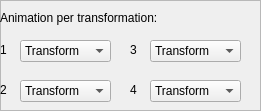
         <widget class="QFrame" name="animation_per_transformation">
          <property name="geometry">
           <rect>
            <x>190</x>
            <y>180</y>
            <width>261</width>
            <height>111</height>
           </rect>
          </property>
          <property name="frameShape">
           <enum>QFrame::StyledPanel</enum>
          </property>
          <property name="frameShadow">
           <enum>QFrame::Raised</enum>
          </property>
          <widget class="QLabel" name="animation_per_transformation_text">
           <property name="geometry">
            <rect>
             <x>0</x>
             <y>10</y>
             <width>181</width>
             <height>16</height>
            </rect>
           </property>
           <property name="text">
            <string>Animation per transformation:</string>
           </property>
           <property name="alignment">
            <set>Qt::AlignLeading|Qt::AlignLeft|Qt::AlignVCenter</set>
           </property>
          </widget>
          <widget class="QLabel" name="animation_trans1_text">
           <property name="geometry">
            <rect>
             <x>0</x>
             <y>40</y>
             <width>16</width>
             <height>20</height>
            </rect>
           </property>
           <property name="text">
            <string>1</string>
           </property>
           <property name="textFormat">
            <enum>Qt::PlainText</enum>
           </property>
           <property name="scaledContents">
            <bool>false</bool>
           </property>
           <property name="alignment">
            <set>Qt::AlignLeading|Qt::AlignLeft|Qt::AlignVCenter</set>
           </property>
          </widget>
          <widget class="QLabel" name="animation_trans2_text">
           <property name="geometry">
            <rect>
             <x>0</x>
             <y>80</y>
             <width>16</width>
             <height>20</height>
            </rect>
           </property>
           <property name="text">
            <string>2</string>
           </property>
           <property name="textFormat">
            <enum>Qt::PlainText</enum>
           </property>
           <property name="scaledContents">
            <bool>false</bool>
           </property>
           <property name="alignment">
            <set>Qt::AlignLeading|Qt::AlignLeft|Qt::AlignVCenter</set>
           </property>
          </widget>
          <widget class="QLabel" name="animation_trans3_text">
           <property name="geometry">
            <rect>
             <x>130</x>
             <y>40</y>
             <width>16</width>
             <height>20</height>
            </rect>
           </property>
           <property name="text">
            <string>3</string>
           </property>
           <property name="textFormat">
            <enum>Qt::PlainText</enum>
           </property>
           <property name="scaledContents">
            <bool>false</bool>
           </property>
           <property name="alignment">
            <set>Qt::AlignLeading|Qt::AlignLeft|Qt::AlignVCenter</set>
           </property>
          </widget>
          <widget class="QLabel" name="animation_trans4_text">
           <property name="geometry">
            <rect>
             <x>130</x>
             <y>80</y>
             <width>16</width>
             <height>20</height>
            </rect>
           </property>
           <property name="text">
            <string>4</string>
           </property>
           <property name="textFormat">
            <enum>Qt::PlainText</enum>
           </property>
           <property name="scaledContents">
            <bool>false</bool>
           </property>
           <property name="alignment">
            <set>Qt::AlignLeading|Qt::AlignLeft|Qt::AlignVCenter</set>
           </property>
          </widget>
          <widget class="QComboBox" name="trans1_animation_value">
           <property name="geometry">
            <rect>
             <x>20</x>
             <y>40</y>
             <width>91</width>
             <height>22</height>
            </rect>
           </property>
           <item>
            <property name="text">
             <string>Transform</string>
            </property>
           </item>
           <item>
            <property name="text">
             <string>Return</string>
            </property>
           </item>
          </widget>
          <widget class="QComboBox" name="trans3_animation_value">
           <property name="geometry">
            <rect>
             <x>150</x>
             <y>40</y>
             <width>91</width>
             <height>22</height>
            </rect>
           </property>
           <item>
            <property name="text">
             <string>Transform</string>
            </property>
           </item>
           <item>
            <property name="text">
             <string>Return</string>
            </property>
           </item>
          </widget>
          <widget class="QComboBox" name="trans2_animation_value">
           <property name="geometry">
            <rect>
             <x>20</x>
             <y>80</y>
             <width>91</width>
             <height>22</height>
            </rect>
           </property>
           <item>
            <property name="text">
             <string>Transform</string>
            </property>
           </item>
           <item>
            <property name="text">
             <string>Return</string>
            </property>
           </item>
          </widget>
          <widget class="QComboBox" name="trans4_animation_value">
           <property name="geometry">
            <rect>
             <x>150</x>
             <y>80</y>
             <width>91</width>
             <height>22</height>
            </rect>
           </property>
           <item>
            <property name="text">
             <string>Transform</string>
            </property>
           </item>
           <item>
            <property name="text">
             <string>Return</string>
            </property>
           </item>
          </widget>
         </widget>
